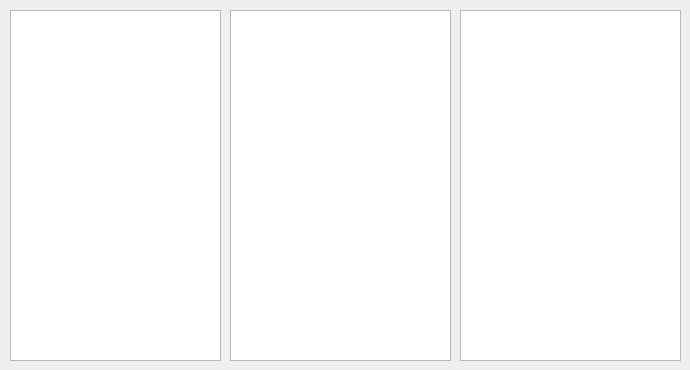
         <widget class="QWidget" name="tab_5">
          <attribute name="title">
           <string>DAP Diagnostik Score</string>
          </attribute>
          <widget class="QListWidget" name="lwEigenschaftDAPDScore">
           <property name="geometry">
            <rect>
             <x>460</x>
             <y>10</y>
             <width>221</width>
             <height>351</height>
            </rect>
           </property>
           <property name="alternatingRowColors">
            <bool>true</bool>
           </property>
           <property name="selectionMode">
            <enum>QAbstractItemView::MultiSelection</enum>
           </property>
           <property name="selectionBehavior">
            <enum>QAbstractItemView::SelectItems</enum>
           </property>
           <property name="textElideMode">
            <enum>Qt::ElideNone</enum>
           </property>
           <property name="wordWrap">
            <bool>true</bool>
           </property>
          </widget>
          <widget class="QListWidget" name="lwKapitelDAPDScore">
           <property name="geometry">
            <rect>
             <x>10</x>
             <y>10</y>
             <width>211</width>
             <height>351</height>
            </rect>
           </property>
           <property name="alternatingRowColors">
            <bool>true</bool>
           </property>
           <property name="wordWrap">
            <bool>true</bool>
           </property>
           <property name="selectionRectVisible">
            <bool>false</bool>
           </property>
          </widget>
          <widget class="QListWidget" name="lwElementDAPDScore">
           <property name="geometry">
            <rect>
             <x>230</x>
             <y>10</y>
             <width>221</width>
             <height>351</height>
            </rect>
           </property>
           <property name="alternatingRowColors">
            <bool>true</bool>
           </property>
           <property name="wordWrap">
            <bool>true</bool>
           </property>
          </widget>
         </widget>
